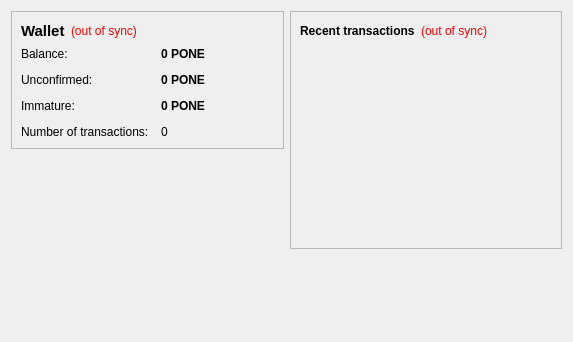
<?xml version="1.0" encoding="UTF-8"?>
<ui version="4.0">
 <class>OverviewPage</class>
 <widget class="QWidget" name="OverviewPage">
  <property name="geometry">
   <rect>
    <x>0</x>
    <y>0</y>
    <width>573</width>
    <height>342</height>
   </rect>
  </property>
  <property name="windowTitle">
   <string>Form</string>
  </property>
  <layout class="QHBoxLayout" name="horizontalLayout" stretch="1,1">
   <item>
    <layout class="QVBoxLayout" name="verticalLayout_2">
     <item>
      <widget class="QFrame" name="frame">
       <property name="frameShape">
        <enum>QFrame::StyledPanel</enum>
       </property>
       <property name="frameShadow">
        <enum>QFrame::Raised</enum>
       </property>
       <layout class="QVBoxLayout" name="verticalLayout_4">
        <item>
         <layout class="QHBoxLayout" name="horizontalLayout_4">
          <item>
           <widget class="QLabel" name="label_5">
            <property name="font">
             <font>
              <pointsize>11</pointsize>
              <weight>75</weight>
              <bold>true</bold>
             </font>
            </property>
            <property name="text">
             <string>Wallet</string>
            </property>
           </widget>
          </item>
          <item>
           <widget class="QLabel" name="labelWalletStatus">
            <property name="toolTip">
             <string>The displayed information may be out of date. Your wallet automatically synchronizes with the PoneCoin network after a connection is established, but this process has not completed yet.</string>
            </property>
            <property name="styleSheet">
             <string notr="true">QLabel { color: red; }</string>
            </property>
            <property name="text">
             <string notr="true">(out of sync)</string>
            </property>
            <property name="alignment">
             <set>Qt::AlignLeading|Qt::AlignLeft|Qt::AlignVCenter</set>
            </property>
           </widget>
          </item>
          <item>
           <spacer name="horizontalSpacer_2">
            <property name="orientation">
             <enum>Qt::Horizontal</enum>
            </property>
            <property name="sizeHint" stdset="0">
             <size>
              <width>40</width>
              <height>20</height>
             </size>
            </property>
           </spacer>
          </item>
         </layout>
        </item>
        <item>
         <layout class="QFormLayout" name="formLayout_2">
          <property name="fieldGrowthPolicy">
           <enum>QFormLayout::AllNonFixedFieldsGrow</enum>
          </property>
          <property name="horizontalSpacing">
           <number>12</number>
          </property>
          <property name="verticalSpacing">
           <number>12</number>
          </property>
          <item row="0" column="0">
           <widget class="QLabel" name="label">
            <property name="text">
             <string>Balance:</string>
            </property>
           </widget>
          </item>
          <item row="0" column="1">
           <widget class="QLabel" name="labelBalance">
            <property name="font">
             <font>
              <weight>75</weight>
              <bold>true</bold>
             </font>
            </property>
            <property name="cursor">
             <cursorShape>IBeamCursor</cursorShape>
            </property>
            <property name="toolTip">
             <string>Your current balance</string>
            </property>
            <property name="text">
             <string notr="true">0 PONE</string>
            </property>
            <property name="textInteractionFlags">
             <set>Qt::LinksAccessibleByMouse|Qt::TextSelectableByKeyboard|Qt::TextSelectableByMouse</set>
            </property>
           </widget>
          </item>
          <item row="1" column="0">
           <widget class="QLabel" name="label_3">
            <property name="text">
             <string>Unconfirmed:</string>
            </property>
           </widget>
          </item>
          <item row="1" column="1">
           <widget class="QLabel" name="labelUnconfirmed">
            <property name="font">
             <font>
              <weight>75</weight>
              <bold>true</bold>
             </font>
            </property>
            <property name="cursor">
             <cursorShape>IBeamCursor</cursorShape>
            </property>
            <property name="toolTip">
             <string>Total of transactions that have yet to be confirmed, and do not yet count toward the current balance</string>
            </property>
            <property name="text">
             <string notr="true">0 PONE</string>
            </property>
            <property name="textInteractionFlags">
             <set>Qt::LinksAccessibleByMouse|Qt::TextSelectableByKeyboard|Qt::TextSelectableByMouse</set>
            </property>
           </widget>
          </item>
          <item row="3" column="0">
           <widget class="QLabel" name="label_2">
            <property name="text">
             <string>Number of transactions:</string>
            </property>
           </widget>
          </item>
          <item row="3" column="1">
           <widget class="QLabel" name="labelNumTransactions">
            <property name="toolTip">
             <string>Total number of transactions in wallet</string>
            </property>
            <property name="text">
             <string notr="true">0</string>
            </property>
           </widget>
          </item>
          <item row="2" column="0">
           <widget class="QLabel" name="labelImmatureText">
            <property name="text">
             <string>Immature:</string>
            </property>
           </widget>
          </item>
          <item row="2" column="1">
           <widget class="QLabel" name="labelImmature">
            <property name="font">
             <font>
              <weight>75</weight>
              <bold>true</bold>
             </font>
            </property>
            <property name="toolTip">
             <string>Mined balance that has not yet matured</string>
            </property>
            <property name="text">
             <string notr="true">0 PONE</string>
            </property>
            <property name="textInteractionFlags">
             <set>Qt::LinksAccessibleByMouse|Qt::TextSelectableByKeyboard|Qt::TextSelectableByMouse</set>
            </property>
           </widget>
          </item>
         </layout>
        </item>
       </layout>
      </widget>
     </item>
     <item>
      <spacer name="verticalSpacer">
       <property name="orientation">
        <enum>Qt::Vertical</enum>
       </property>
       <property name="sizeHint" stdset="0">
        <size>
         <width>20</width>
         <height>40</height>
        </size>
       </property>
      </spacer>
     </item>
    </layout>
   </item>
   <item>
    <layout class="QVBoxLayout" name="verticalLayout_3">
     <item>
      <widget class="QFrame" name="frame_2">
       <property name="frameShape">
        <enum>QFrame::StyledPanel</enum>
       </property>
       <property name="frameShadow">
        <enum>QFrame::Raised</enum>
       </property>
       <layout class="QVBoxLayout" name="verticalLayout">
        <item>
         <layout class="QHBoxLayout" name="horizontalLayout_2">
          <item>
           <widget class="QLabel" name="label_4">
            <property name="text">
             <string>&lt;b&gt;Recent transactions&lt;/b&gt;</string>
            </property>
           </widget>
          </item>
          <item>
           <widget class="QLabel" name="labelTransactionsStatus">
            <property name="toolTip">
             <string>The displayed information may be out of date. Your wallet automatically synchronizes with the PoneCoin network after a connection is established, but this process has not completed yet.</string>
            </property>
            <property name="styleSheet">
             <string notr="true">QLabel { color: red; }</string>
            </property>
            <property name="text">
             <string notr="true">(out of sync)</string>
            </property>
            <property name="alignment">
             <set>Qt::AlignRight|Qt::AlignTrailing|Qt::AlignVCenter</set>
            </property>
           </widget>
          </item>
          <item>
           <spacer name="horizontalSpacer">
            <property name="orientation">
             <enum>Qt::Horizontal</enum>
            </property>
            <property name="sizeHint" stdset="0">
             <size>
              <width>40</width>
              <height>20</height>
             </size>
            </property>
           </spacer>
          </item>
         </layout>
        </item>
        <item>
         <widget class="QListView" name="listTransactions">
          <property name="styleSheet">
           <string notr="true">QListView { background: transparent; }</string>
          </property>
          <property name="frameShape">
           <enum>QFrame::NoFrame</enum>
          </property>
          <property name="verticalScrollBarPolicy">
           <enum>Qt::ScrollBarAlwaysOff</enum>
          </property>
          <property name="horizontalScrollBarPolicy">
           <enum>Qt::ScrollBarAlwaysOff</enum>
          </property>
          <property name="selectionMode">
           <enum>QAbstractItemView::NoSelection</enum>
          </property>
         </widget>
        </item>
       </layout>
      </widget>
     </item>
     <item>
      <spacer name="verticalSpacer_2">
       <property name="orientation">
        <enum>Qt::Vertical</enum>
       </property>
       <property name="sizeHint" stdset="0">
        <size>
         <width>20</width>
         <height>40</height>
        </size>
       </property>
      </spacer>
     </item>
    </layout>
   </item>
  </layout>
 </widget>
 <resources/>
 <connections/>
</ui>
